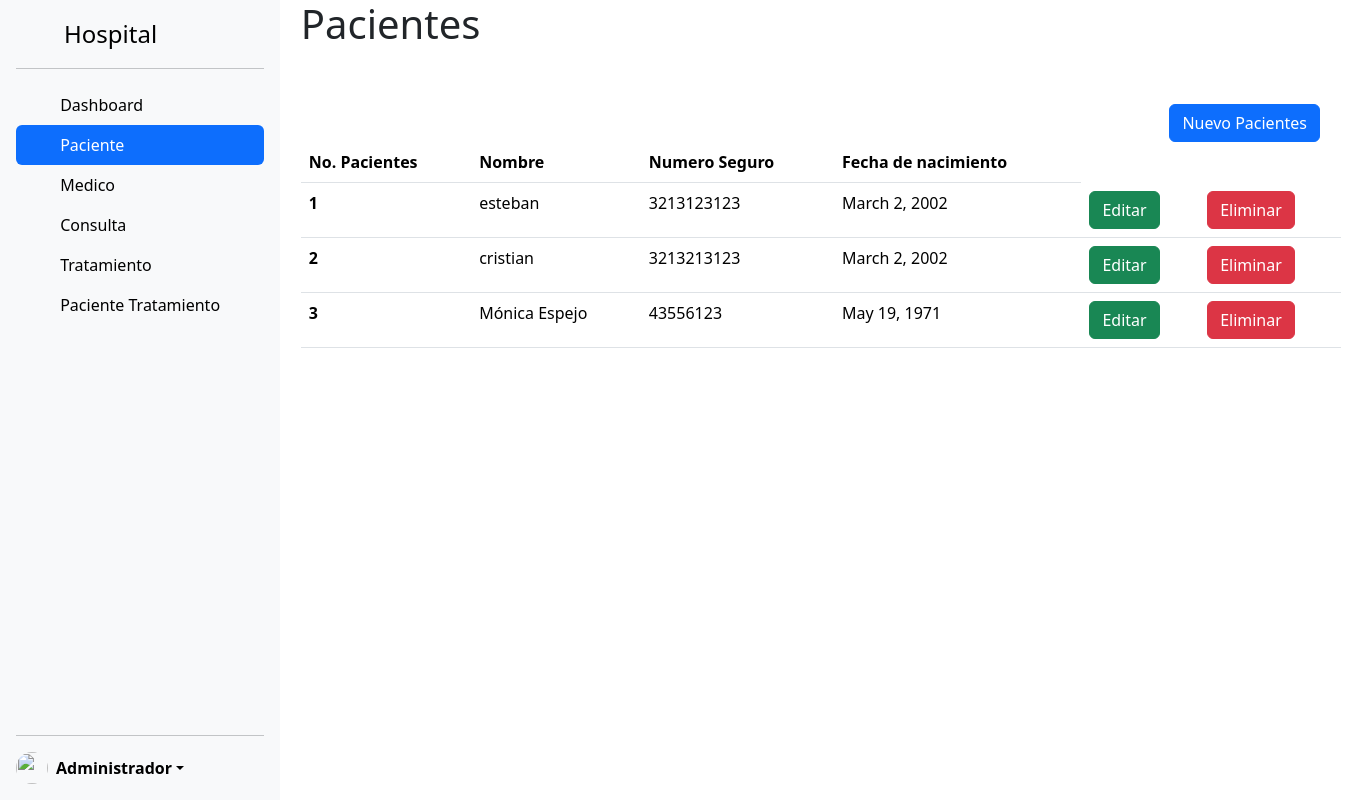
The page /paciente (signed in) on the database its author committed.
### bdhospital/models.py (models this page shows, shortened)
class Paciente(models.Model):
    nombre = models.CharField(max_length=255)
    numero_seguro = models.IntegerField(unique=True)
    fecha_de_nacimiento = models.DateField()

### bdhospital/views.py (the view)
# urls.py: path('paciente', views.paciente, name='paciente'),
@login_required
def paciente(request):
    pacientes = Paciente.objects.all()
    return render(
        request,
        'paciente.html',
        context={'pacientes':pacientes}
    )

### bdhospital/templates/paciente.html (shortened to what this page needs)
<!DOCTYPE html>
<html lang="en">
<head>
  <link href="https://cdn.jsdelivr.net/npm/bootstrap@5.3.3/dist/css/bootstrap.min.css" rel="stylesheet"
 />
</head>
<body>
  <div style="display: flex">
    <div class="d-flex flex-column flex-shrink-0 p-3 bg-body-tertiary height:100vh" style="width: 280px; height: 100vh">
      <a href="/" class="d-flex align-items-center mb-3 mb-md-0 me-md-auto link-body-emphasis text-decoration-none">
        <svg class="bi pe-none me-2" width="40" height="32">
          <use xlink:href="#bootstrap"></use>
        </svg>
        <span class="fs-4">Hospital</span>
      </a>
      <hr />
      <ul class="nav nav-pills flex-column mb-auto">
        <li class="nav-item">
          <a href="/" class="nav-link link-body-emphasis" aria-current="page">
            <svg class="bi pe-none me-2" width="16" height="16">
              <use xlink:href="#home"></use>
            </svg>
            Dashboard
          </a>
        </li>
        <li>
          <a href="#" class="nav-link active">
            <svg class="bi pe-none me-2" width="16" height="16">
              <use xlink:href="#speedometer2"></use>
            </svg>
            Paciente
          </a>
        </li>
        <li>
          <a href="/medico" class="nav-link link-body-emphasis">
            <svg class="bi pe-none me-2" width="16" height="16">
              <use xlink:href="#table"></use>
            </svg>
            Medico
          </a>
        </li>
        <li>
          <a href="/consulta" class="nav-link link-body-emphasis">
            <svg class="bi pe-none me-2" width="16" height="16">
              <use xlink:href="#grid"></use>
            </svg>
            Consulta
          </a>
        </li>
        <li>
          <a href="/tratamiento" class="nav-link link-body-emphasis">
            <svg class="bi pe-none me-2" width="16" height="16">
              <use xlink:href="#people-circle"></use>
            </svg>
            Tratamiento
          </a>
        </li>
        <li>
          <a href="/paciente_tratamiento" class="nav-link link-body-emphasis">
            <svg class="bi pe-none me-2" width="16" height="16">
              <use xlink:href="#grid"></use>
            </svg>
            Paciente Tratamiento
          </a>
        </li>
      </ul>
      <hr />
      <div class="dropdown">
        <a href="#" class="d-flex align-items-center link-body-emphasis text-decoration-none dropdown-toggle"
          data-bs-toggle="dropdown" aria-expanded="false">
          <img src="https://github.com/mdo.png" alt="" width="32" height="32" class="rounded-circle me-2" />
          <strong>Administrador</strong>
        </a>
      </div>
    </div>
    <div>
      <h1 style="margin-left: 2%;">Pacientes</h1>
      <br /><br />
      <div>
        <a style="text-decoration: none;" href="/FormPaciente">
          <button style="display: flex; margin-left: auto" class="btn btn-primary">
            Nuevo Pacientes
          </button>
        </a>
      </div>
      <table class="table" style="width: 130vh;margin-left: 2%;">
        <thead>
          <tr>
            <th scope="col">No. Pacientes</th>
            <th scope="col">Nombre</th>
            <th scope="col">Numero Seguro</th>
            <th scope="col">Fecha de nacimiento</th>
          </tr>
        </thead>
        <tbody>
          {% for paciente in pacientes %}
          <tr>
            <th scope="row">{{ forloop.counter }}</th>
            <td>{{paciente.nombre}}</td>
            <td>{{paciente.numero_seguro}}</td>
            <td>{{paciente.fecha_de_nacimiento}}</td>
            <td><a href="{% url 'Registro:UpdatePaciente' paciente.id %}"><Button
                  class="btn btn-success">Editar</Button></a></td>
            <td><a href="{% url 'Registro:DeletePaciente' paciente.id %}"><button
                  class="btn btn-danger">Eliminar</button></a></td>
          </tr>
          {% endfor %}
        </tbody>
      </table>
    </div>
  </div>
</body>
</html>

### rows shown on the page
Paciente: nombre "esteban", numero_seguro "3213123123", fecha_de_nacimiento "March 2, 2002"
Paciente: nombre "cristian", numero_seguro "3213213123", fecha_de_nacimiento "March 2, 2002"
Paciente: nombre "Mónica Espejo", numero_seguro "43556123", fecha_de_nacimiento "May 19, 1971"
